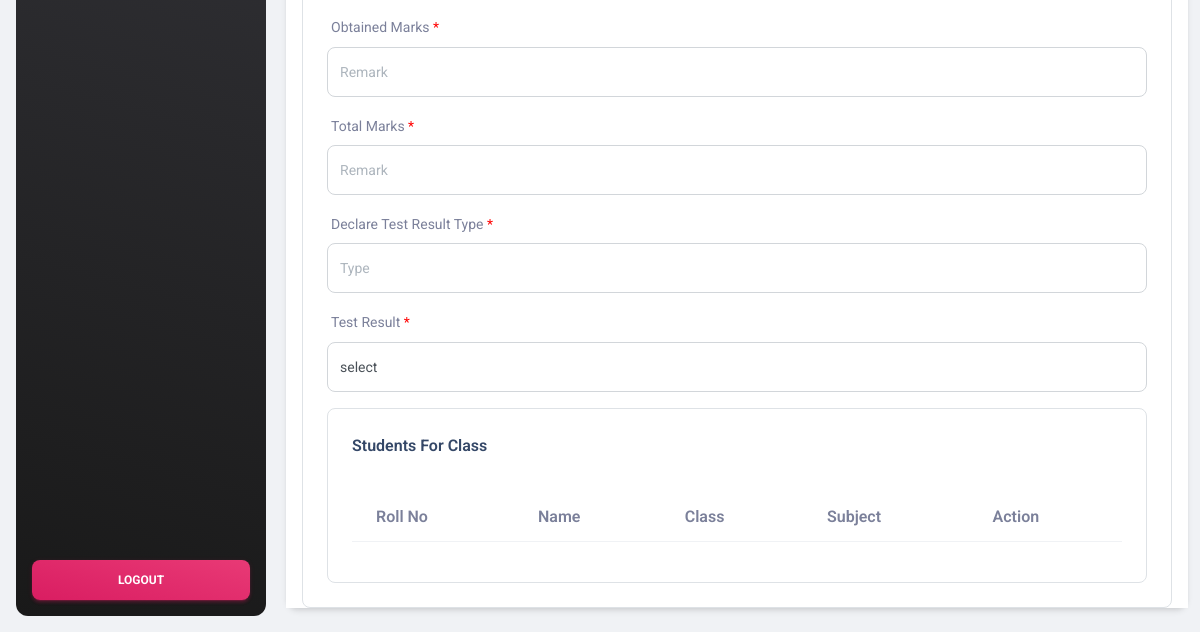
/teach/manage-test.php (signed in, lower part), run on an earlier commit of the app's database.
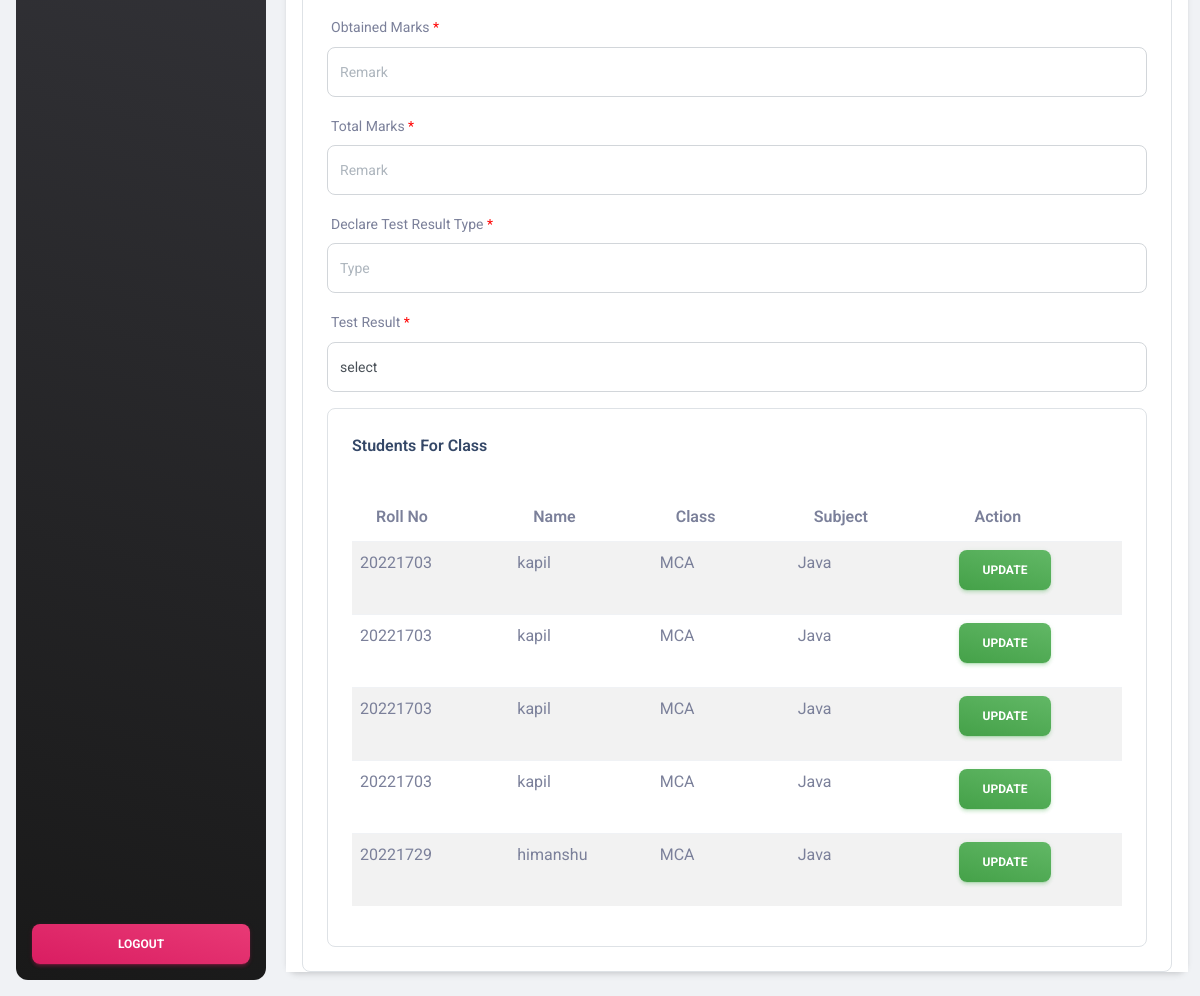
And on a later commit of the database.
### tables this page shows
CREATE TABLE `results` (
  `id` int(11) NOT NULL,
  `subject_id` int(11) NOT NULL,
  `class_id` int(11) DEFAULT NULL,
  `student_id` int(11) DEFAULT NULL,
  `type` varchar(255) NOT NULL DEFAULT 'Test',
  `title` varchar(200) DEFAULT NULL,
  `obtained_marks` int(11) DEFAULT NULL,
  `total_marks` int(11) DEFAULT NULL,
  `result` varchar(155) DEFAULT NULL,
  `insert_by` int(11) DEFAULT NULL,
  `update_by` int(11) DEFAULT NULL,
  `insert_at` timestamp NULL DEFAULT current_timestamp(),
  `update_at` timestamp NULL DEFAULT current_timestamp()
);

CREATE TABLE `student` (
  `student_id` int(11) NOT NULL,
  `student_roll_no` int(11) NOT NULL,
  `class_id` int(11) DEFAULT NULL,
  `student_name` varchar(255) DEFAULT NULL,
  `student_email` varchar(255) DEFAULT NULL,
  `student_phone` varchar(13) DEFAULT NULL,
  `student_psw` varchar(255) DEFAULT NULL,
  `insert_by` int(11) NOT NULL,
  `insert_at` int(11) NOT NULL,
  `update_by` int(11) NOT NULL,
  `update_at` int(11) NOT NULL,
  `status` enum('active','in-active') NOT NULL
);

CREATE TABLE `classes` (
  `id` int(11) NOT NULL,
  `class_name` varchar(255) DEFAULT NULL,
  `incharge_id` int(11) DEFAULT NULL,
  `insert_by` int(11) DEFAULT NULL,
  `update_by` timestamp NULL DEFAULT current_timestamp(),
  `insert_at` timestamp NULL DEFAULT current_timestamp(),
  `update_at` int(11) DEFAULT NULL
);

CREATE TABLE `subject` (
  `id` int(11) NOT NULL,
  `subject_name` varchar(500) DEFAULT NULL,
  `subject_title` mediumtext DEFAULT NULL,
  `discription` longtext DEFAULT NULL,
  `class_id` int(11) DEFAULT NULL,
  `insert_by` int(11) DEFAULT NULL,
  `update_by` int(11) DEFAULT NULL,
  `insert_at` timestamp NULL DEFAULT current_timestamp(),
  `update_at` timestamp NULL DEFAULT current_timestamp()
);

### teach/manage-test.php (the view, shortened to what this page needs)
<?php
include "header.php";
if (!isset($_GET['date'])) {
$d = new DateTime();
$date = $d->format('Y-m-d');
} else
$date = $_GET['date'];
if (!isset($_GET['time'])) {
$time = date("H:i");
} else
$time = $_GET['time'];
if (isset($_GET['type'])) {
$type = $_GET['type'];
} else {
$type = "";
}
if (isset($_GET['obtained_marks'])) {
$obtained_marks = $_GET['obtained_marks'];
} else {
$obtained_marks = "";
}
if (isset($_GET['total_marks'])) {
$total_marks = $_GET['total_marks'];
} else {
$total_marks = "";
}
if (isset($_GET['result'])) {
$result = $_GET['result'];
} else {
$result = "";
}
?>
<main class="main-content position-relative max-height-vh-100 h-100 border-radius-lg ">
    <div class="container-fluid py-4">
        <div class="row">
        </div>
        <div class="col-md-12 mb-lg-0 mb-4">
            <div class="card mt-4">
                <div class="card-header pb-0 p-3">
                    <di class="row">
                        <div class="col-md-12 mb-md-0 mb-4">
                            <div class="card card-body border card-plain border-radius-lg  ">
                                <div>
                                                <?php
                                                $cls = "";
                                                ?>
                                <div class="mb-3">
                                    <label class="form-label">Obtained Marks
                                        <span style="color: red;">*</span></label>
                                    <input type="number" class="form-control form-control-lg"
                                        value="<?=$obtained_marks?>" name="obtained_marks" placeholder="Remark"
                                        required />
                                </div>
                                <div class="mb-3">
                                    <label class="form-label">Total Marks
                                        <span style="color: red;">*</span></label>
                                    <input type="number" class="form-control form-control-lg" value="<?=$total_marks?>"
                                        name="total_marks" placeholder="Remark" required />
                                </div>
                                <div class="mb-3">
                                    <label class="form-label">Declare Test Result Type
                                        <span style="color: red;">*</span></label>
                                    <input type="text" class="form-control form-control-lg" value="<?=$type?>"
                                        name="type" placeholder="Type" required />
                                </div>
                                <div class="mb-3">
                                    <label class="form-label">Test Result
                                        <span style="color: red;">*</span></label>
                                    <select class="form-control form-control-lg" name="result" required>
                                        <option value="" <?php if($result=="" )echo"selected"; ?>>select</option>
                                    </select>
                                </div>
                                <div class="col-md-12 mb-md-0 mb-4">
                                    <div class="card card-body border card-plain border-radius-lg  ">
                                        <h6 class="mb-0">Students For Class </h6>
                                        <hr>
                                        <div>
                                            <table class="table table-striped d-tbl" style="width:100%">
                                                <thead>
                                                    <tr>
                                                        <th> Roll No</th>
                                                        <th> Name</th>
                                                        <th> Class</th>
                                                        <th> Subject</th>
                                                        <th> Action</th>
                                                    </tr>
                                                </thead>
                                                <tbody>
                                                    <?php
                                                $sql = "SELECT * FROM results";
                                                $sql = mysqli_query($conn, $sql);
                                                while ($row = mysqli_fetch_assoc($sql)) {
                                                $r_stid=$row['student_id'];
                                                $st_sql = "SELECT * FROM student WHERE student_id=$r_stid";
                                                $st_sql = mysqli_query($conn, $st_sql);
                                                $st_sql = mysqli_fetch_assoc($st_sql);
                                                $cls_row = $row['class_id'];
                                                $cls_row = "SELECT * from classes where id=$cls_row";
                                                $cls_row = mysqli_query($conn, $cls_row);
                                                $cls_row = mysqli_fetch_assoc($cls_row);
                                                $subj_row = $row['subject_id'];
                                                $subj_row = "SELECT * from subject where id=$subj_row";
                                                $subj_row = mysqli_query($conn, $subj_row);
                                                $subj_row = mysqli_fetch_assoc($subj_row);
                                                ?>
                                                    <tr>
                                                        <td>
                                                            <?= $st_sql['student_roll_no'] ?>
                                                        </td>
                                                        <td>
                                                            <?= $st_sql['student_name'] ?>
                                                        </td>
                                                        <td>
                                                            <?= $cls_row['class_name'] ?>
                                                        </td>
                                                        <td>
                                                            <?= $subj_row['subject_name'] ?>
                                                        </td>
                                                        <td>
                                                            <?php
                                                if (isset($_GET['rid'])) {
                                                ?>
                                                            <a class="btn  bg-gradient-warning"
                                                                href="manage-test.php?cls=<?= $cls ?>&stid=<?= $st_sql['student_id'] ?>&date=<?= $date ?>&cls=<?=$cls_row['id']?>&subj=<?= $subj_row['id'] ?>&time=<?= $time ?>">selected</a>
                                                            <?php
                                                } else {
                                                ?>
                                                            <a class="btn  bg-gradient-success"
                                                                href="manage-test.php?cls=<?= $cls ?>&stid=<?= $st_sql['student_id'] ?>&date=<?= $date ?>&cls=<?=$cls_row['id']?>&subj=<?= $subj_row['id'] ?>&time=<?= $time ?>&rid=<?=$row['id']?>">Update</a>
                                                            <?php
                                                }
                                                ?>
                                                        </td>
                                                    </tr>
                                                    <?php
                                                }
                                                ?>
                                                </tbody>
                                            </table>
                                        </div>
                                    </div>
                                </div>
                            </div>
                        </div>
                </div>
            </div>
        </div>
    </div>
    </div>
</main>
<?php include "footer.php" ?>

### teach/header.php (shortened to what this page needs)
<!DOCTYPE html>
<html lang="en">
<head>
  <link href="../assets/css/nucleo-icons.css" rel="stylesheet" />
  <link href="../assets/css/nucleo-svg.css" rel="stylesheet" />
  <link id="pagestyle" href="../assets/css/material-dashboard.css?v=3.0.4" rel="stylesheet" />
  <link rel="stylesheet" type="text/css" href="https://cdn.datatables.net/v/bs5/dt-1.13.1/datatables.min.css" />
</head>
<body class="g-sidenav-show  bg-gray-200">
  <aside
    class="sidenav navbar navbar-vertical navbar-expand-xs border-0 border-radius-xl my-3 fixed-start ms-3   bg-gradient-dark"
    id="sidenav-main">
    <div class="sidenav-footer position-absolute w-100 bottom-0 ">
      <div class="mx-3">
        <a class="btn bg-gradient-primary mt-4 w-100" href="../logout.php" type="button">Logout</a>
      </div>
    </div>
  </aside>

### teach/footer.php (shortened to what this page needs)
<footer class="footer py-4  ">
  <div class="container-fluid">
    <div class="row justify-content-center justify-content-lg-end">
      <div class="col-lg-6">
        <ul class="nav nav-footer justify-content-center justify-content-lg-end">
          <li class="nav-item">
            <a href="https://https://crsu.ac.in/" class="nav-link text-muted" target="_blank">CRSU</a>
          </li>
          <li class="nav-item">
            <a href="https://https://crsu.ac.in/" class="nav-link text-muted" target="_blank">CRSU</a>
          </li>
          <li class="nav-item">
            <a href="https://https://crsu.ac.in/" class="nav-link text-muted" target="_blank">CRSU</a>
          </li>
          <li class="nav-item">
            <a href="https://https://crsu.ac.in/" class="nav-link pe-0 text-muted" target="_blank">CRSU</a>
          </li>
        </ul>
      </div>
    </div>
  </div>
</footer>
</body>
</html>

What changed in the data, as far as the page shows it:
added results: student.student_roll_no "20221703", student.student_name "kapil", class.class_name "MCA", subject.subject_name "Java"
added results: student.student_roll_no "20221703", student.student_name "kapil", class.class_name "MCA", subject.subject_name "Java"
added results: student.student_roll_no "20221703", student.student_name "kapil", class.class_name "MCA", subject.subject_name "Java"
added results: student.student_roll_no "20221703", student.student_name "kapil", class.class_name "MCA", subject.subject_name "Java"
added results: student.student_roll_no "20221729", student.student_name "himanshu", class.class_name "MCA", subject.subject_name "Java"
